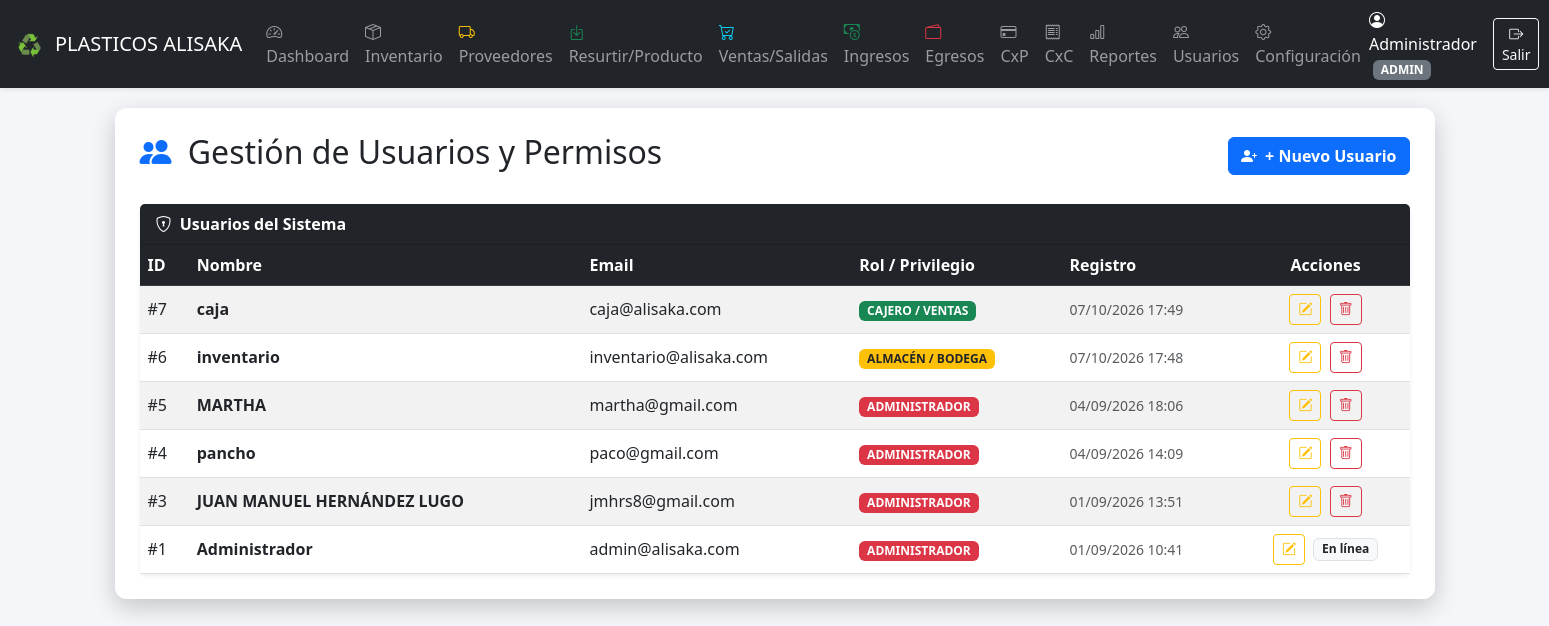
/usuarios.php (signed in), run on the app's committed database.
### tables this page shows
CREATE TABLE `configuracion` (
  `id` int NOT NULL AUTO_INCREMENT,
  `nombre_empresa` varchar(150) NOT NULL,
  `logo_url` varchar(255) DEFAULT 'assets/img/default-logo.png',
  `email_notificaciones` varchar(150) NOT NULL,
  `smtp_host` varchar(150) DEFAULT NULL,
  `smtp_port` int DEFAULT NULL,
  `smtp_user` varchar(150) DEFAULT NULL,
  `smtp_pass` varchar(150) DEFAULT NULL,
  `bg_url` varchar(255) DEFAULT '',
  PRIMARY KEY (`id`)
);

CREATE TABLE `usuarios` (
  `id` int NOT NULL AUTO_INCREMENT,
  `nombre` varchar(100) NOT NULL,
  `email` varchar(150) NOT NULL,
  `password` varchar(255) NOT NULL,
  `rol` varchar(20) NOT NULL DEFAULT 'cajero',
  `creado_en` datetime DEFAULT CURRENT_TIMESTAMP,
  PRIMARY KEY (`id`),
  UNIQUE KEY `email` (`email`)
);

### config/config.php (called while the page is built, shortened)
<?php
require_once __DIR__ . '/db.php';
$stmt = $pdo->query("SELECT * FROM configuracion LIMIT 1");
$empresa = $stmt->fetch();
?>

### usuarios.php (the view, shortened to what this page needs)
<?php
require_once 'includes/header.php';
$usuarios = $pdo->query("SELECT id, nombre, email, rol, creado_en FROM usuarios ORDER BY id DESC")->fetchAll(PDO::FETCH_ASSOC);
?>
<div class="d-flex justify-content-between align-items-center mb-4">
    <h2><i class="bi bi-people-fill text-primary me-2"></i> Gestión de Usuarios y Permisos</h2>
    <button type="button" class="btn btn-primary fw-bold" data-bs-toggle="modal" data-bs-target="#modalCrearUsuario">
        <i class="bi bi-person-plus-fill me-1"></i> + Nuevo Usuario
    </button>
</div>
<div class="card shadow-sm border-0">
    <div class="card-header bg-dark text-white fw-bold">
        <i class="bi bi-shield-lock me-1"></i> Usuarios del Sistema
    </div>
    <div class="card-body p-0">
        <div class="table-responsive">
            <table class="table table-striped table-hover align-middle mb-0">
                <thead class="table-dark">
                    <tr>
                        <th>ID</th>
                        <th>Nombre</th>
                        <th>Email</th>
                        <th>Rol / Privilegio</th>
                        <th>Registro</th>
                        <th class="text-center">Acciones</th>
                    </tr>
                </thead>
                <tbody>
                    <?php foreach ($usuarios as $u): ?>
                        <?php
                            $rolBadge = 'bg-secondary';
                            $rolNombre = 'USUARIO';
                            switch ($u['rol']) {
                                case 'admin':
                                    $rolBadge = 'bg-danger';
                                    $rolNombre = 'ADMINISTRADOR';
                                    break;
                                case 'cajero':
                                    $rolBadge = 'bg-success';
                                    $rolNombre = 'CAJERO / VENTAS';
                                    break;
                                case 'almacen':
                                    $rolBadge = 'bg-warning text-dark';
                                    $rolNombre = 'ALMACÉN / BODEGA';
                                    break;
                            }
                            $myId = $_SESSION['user_id'] ?? $_SESSION['usuario_id'] ?? 0;
                        ?>
                        <tr>
                            <td>#<?= $u['id'] ?></td>
                            <td class="fw-bold"><?= htmlspecialchars($u['nombre']) ?></td>
                            <td><?= htmlspecialchars($u['email']) ?></td>
                            <td><span class="badge <?= $rolBadge ?>"><?= $rolNombre ?></span></td>
                            <td class="small text-muted"><?= date('d/m/Y H:i', strtotime($u['creado_en'])) ?></td>
                            <td class="text-center">
                                <button type="button" class="btn btn-sm btn-outline-warning me-1"
                                        onclick='abrirModalEditarUsuario(<?= json_encode($u, JSON_HEX_APOS | JSON_HEX_QUOT) ?>)'>
                                    <i class="bi bi-pencil-square"></i>
                                </button>
                                <?php if ($u['id'] !== $myId): ?>
                                    <a href="usuarios.php?eliminar=<?= $u['id'] ?>"
                                       onclick="return confirm('¿Confirma eliminar a este usuario del sistema?');"
                                       class="btn btn-sm btn-outline-danger">
                                        <i class="bi bi-trash"></i>
                                    </a>
                                <?php else: ?>
                                    <span class="badge bg-light text-dark border">En línea</span>
                                <?php endif; ?>
                            </td>
                        </tr>
                    <?php endforeach; ?>
                </tbody>
            </table>
        </div>
    </div>
</div>
<?php require_once 'includes/footer.php'; ?>

### includes/header.php (shortened to what this page needs)
<?php
$userRol = $_SESSION['user_rol'] ?? 'usuario';
require_once __DIR__ . '/../config/config.php';
?>
<!DOCTYPE html>
<html lang="es">
<head>
    <link href="https://cdn.jsdelivr.net/npm/bootstrap@5.3.0/dist/css/bootstrap.min.css" rel="stylesheet">
    <link href="https://cdn.jsdelivr.net/npm/bootstrap-icons@1.10.0/font/bootstrap-icons.css" rel="stylesheet">
</head>
<body>
<nav class="navbar navbar-expand-lg navbar-dark bg-dark shadow-sm">
  <div class="container-fluid">
    <a class="navbar-brand d-flex align-items-center" href="<?= $userRol === 'cajero' ? 'salidas.php' : ($userRol === 'almacen' ? 'inventario.php' : 'index.php') ?>">
      <?php if (!empty($empresa['logo_url']) && file_exists(__DIR__ . '/../' . $empresa['logo_url'])): ?>
        <img src="<?= htmlspecialchars($empresa['logo_url']) ?>" alt="Logo" style="max-height: 35px;" class="me-2">
      <?php endif; ?>
      <?= htmlspecialchars($empresa['nombre_empresa'] ?? 'ERP System') ?>
    </a>
    <div class="collapse navbar-collapse" id="navbarNav">
      <ul class="navbar-nav me-auto mb-2 mb-lg-0">
        <?php if ($userRol === 'admin'): ?>
            <li class="nav-item"><a class="nav-link" href="index.php"><i class="bi bi-speedometer2"></i> Dashboard</a></li>
        <?php endif; ?>
        <?php if ($userRol === 'admin' || $userRol === 'almacen'): ?>
            <li class="nav-item"><a class="nav-link" href="inventario.php"><i class="bi bi-box-seam"></i> Inventario</a></li>
            <li class="nav-item"><a class="nav-link" href="proveedores.php"><i class="bi bi-truck text-warning"></i> Proveedores</a></li>
            <li class="nav-item"><a class="nav-link" href="entradas.php"><i class="bi bi-box-arrow-in-down text-success"></i> Resurtir/Producto</a></li>
        <?php endif; ?>
        <?php if ($userRol === 'admin' || $userRol === 'cajero'): ?>
            <li class="nav-item"><a class="nav-link" href="salidas.php"><i class="bi bi-cart-check text-info"></i> Ventas/Salidas</a></li>
        <?php endif; ?>
        <?php if ($userRol === 'admin'): ?>
            <li class="nav-item"><a class="nav-link" href="ingresos.php"><i class="bi bi-cash-coin text-success"></i> Ingresos</a></li>
            <li class="nav-item"><a class="nav-link" href="egresos.php"><i class="bi bi-wallet2 text-danger"></i> Egresos</a></li>
            <li class="nav-item"><a class="nav-link" href="cuentas_pagar.php"><i class="bi bi-credit-card"></i> CxP</a></li>
            <li class="nav-item"><a class="nav-link" href="cuentas_cobrar.php"><i class="bi bi-receipt"></i> CxC</a></li>
            <li class="nav-item"><a class="nav-link" href="reportes.php"><i class="bi bi-bar-chart"></i> Reportes</a></li>
            <li class="nav-item"><a class="nav-link" href="usuarios.php"><i class="bi bi-people"></i> Usuarios</a></li>
            <li class="nav-item"><a class="nav-link" href="configuracion.php"><i class="bi bi-gear"></i> Configuración</a></li>
        <?php endif; ?>
      </ul>
      <div class="d-flex align-items-center text-white">
        <span class="me-3">
            <i class="bi bi-person-circle"></i>
            <?= htmlspecialchars($_SESSION['user_nombre'] ?? 'Usuario') ?>
            <small class="badge bg-secondary ms-1"><?= strtoupper($userRol) ?></small>
        </span>
        <a href="logout.php" class="btn btn-outline-light btn-sm"><i class="bi bi-box-arrow-right"></i> Salir</a>
      </div>
    </div>
  </div>
</nav>
<div class="container main-content">

### data on the page
configuracion: logo_url (picture), nombre_empresa "PLASTICOS ALISAKA"
usuarios: id "7", nombre "caja", email "caja@alisaka.com", rol "CAJERO / VENTAS", creado_en "07/10/2026 17:49"
usuarios: id "6", nombre "inventario", email "inventario@alisaka.com", rol "ALMACÉN / BODEGA", creado_en "07/10/2026 17:48"
usuarios: id "5", nombre "MARTHA", email "martha@gmail.com", rol "ADMINISTRADOR", creado_en "04/09/2026 18:06"
usuarios: id "4", nombre "pancho", email "paco@gmail.com", rol "ADMINISTRADOR", creado_en "04/09/2026 14:09"
usuarios: id "3", nombre "JUAN MANUEL HERNÁNDEZ LUGO", email "jmhrs8@gmail.com", rol "ADMINISTRADOR", creado_en "01/09/2026 13:51"
usuarios: id "1", nombre "Administrador", email "admin@alisaka.com", rol "ADMINISTRADOR", creado_en "01/09/2026 10:41", shows "En línea"

### other printed values
$_SESSION['user_nombre'] "Administrador"
$userRol "ADMIN"
